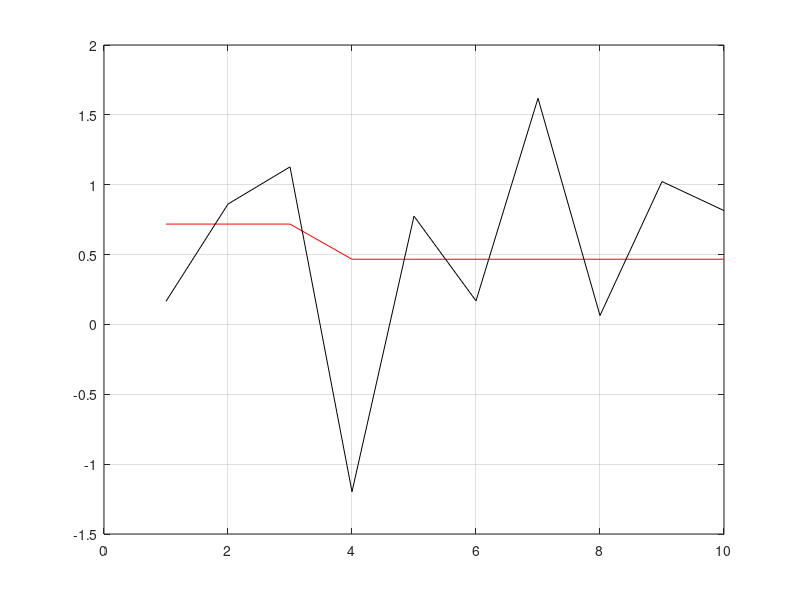

The MATLAB source for this figure:
clear all
close all
clc


%x = [10:-1:5, 7:8,3:-1:1];
x = randn(1,10);
y = x;
i=2;
j=1;
ind{1} =[];
while i<=length(x)
    if x(1,i)>x(1,i-1)
        ind{j} = unique([ind{j},i-1,i]);
        x(1,ind{j}) = mean(x(1,ind{j}));
        i = max(i-1,2);
    else
        i = i+1;
        j=j+1;
        ind{j} =[];
    end
end

figure(1)
plot(x,'r')
hold on
plot(y,'k')
grid on